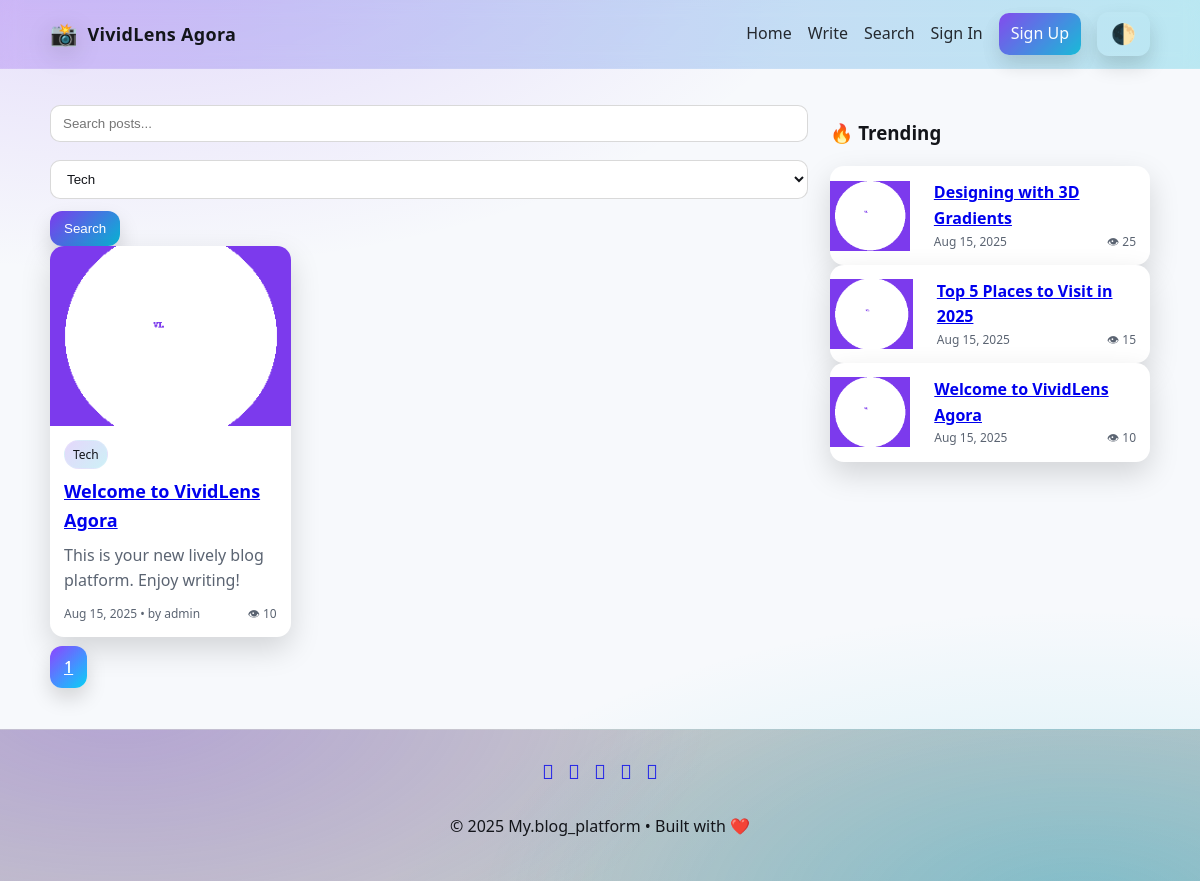
The page /index.php?cat=1 on the database its author committed.
### tables this page shows
CREATE TABLE IF NOT EXISTS posts (
  id INT AUTO_INCREMENT PRIMARY KEY,
  author_id INT NOT NULL,
  title VARCHAR(200) NOT NULL,
  slug VARCHAR(240) NOT NULL UNIQUE,
  content MEDIUMTEXT,
  featured_image VARCHAR(255),
  category_label VARCHAR(60),
  status ENUM('draft','published') NOT NULL DEFAULT 'published',
  view_count INT NOT NULL DEFAULT 0,
  created_at DATETIME NOT NULL,
  FOREIGN KEY (author_id) REFERENCES users(id) ON DELETE CASCADE
);

CREATE TABLE IF NOT EXISTS users (
  id INT AUTO_INCREMENT PRIMARY KEY,
  username VARCHAR(50) NOT NULL,
  email VARCHAR(120) NOT NULL UNIQUE,
  password_hash VARCHAR(255) NOT NULL,
  role ENUM('admin','author','subscriber') NOT NULL DEFAULT 'author',
  created_at DATETIME NOT NULL
);

### includes/functions.php (called while the page is built, shortened)
<?php
require_once __DIR__ . '/../config/db.php';
function e($s){ return htmlspecialchars($s??'',ENT_QUOTES,'UTF-8'); }
function get_trending_posts($a=3,$b=2){
  global $mysqli; $t=[];
  $r1=$mysqli->query("SELECT id,title,slug,featured_image,view_count,created_at FROM posts ORDER BY view_count DESC LIMIT ".intval($a));
  while($r1 && ($row=$r1->fetch_assoc())) $t[$row['id']]=$row;
  $r2=$mysqli->query("SELECT p.id,p.title,p.slug,p.featured_image,p.view_count,p.created_at,MAX(c.created_at) lc FROM posts p JOIN comments c ON c.post_id=p.id GROUP BY p.id ORDER BY lc DESC LIMIT ".intval($b));
  while($r2 && ($row=$r2->fetch_assoc())) $t[$row['id']]=$row;
  return array_values($t);
}
function get_categories(){ global $mysqli; $r=$mysqli->query("SELECT * FROM categories ORDER BY name ASC"); return $r?$r->fetch_all(MYSQLI_ASSOC):[]; }
function get_excerpt($h,$l=140){ $t=trim(strip_tags($h)); return (mb_strlen($t)>$l)?mb_substr($t,0,$l).'…':$t; }

### index.php (the view, shortened to what this page needs)
<?php
require_once __DIR__ . '/includes/functions.php';
include __DIR__ . '/includes/header.php';
$q = trim($_GET['q'] ?? '');
$cat = intval($_GET['cat'] ?? 0);
$page = max(1, intval($_GET['page'] ?? 1));
$per = 9;
$off = ($page - 1) * $per;
$where = "WHERE p.status='published'";
$params = [];
$types = "";
if ($cat) {
    $where .= " AND EXISTS(
        SELECT 1 FROM post_categories pc
        WHERE pc.post_id = p.id AND pc.category_id = ?
    )";
    $params[] = $cat;
    $types .= "i";
}
$sql = "SELECT SQL_CALC_FOUND_ROWS p.*, u.username
        FROM posts p
        JOIN users u ON u.id = p.author_id
        $where
        ORDER BY p.created_at DESC
        LIMIT ? OFFSET ?";
$params[] = $per;
$params[] = $off;
$types .= "ii";
$stmt = $mysqli->prepare($sql);
$stmt->bind_param($types, ...$params);
$stmt->execute();
$posts = $stmt->get_result()->fetch_all(MYSQLI_ASSOC);
$total = $mysqli->query("SELECT FOUND_ROWS() AS t")->fetch_assoc()['t'];
$pages = max(1, ceil($total / $per));
$cats = get_categories();
$trending = get_trending_posts();
?>
<div class="layout">
    <section>
        <form method="get">
            <input name="q" placeholder="Search posts..." value="<?= e($q) ?>">
            <select name="cat">
                <?php foreach ($cats as $c): ?>
                    <option value="<?= $c['id'] ?>" <?= $cat == $c['id'] ? 'selected' : '' ?>>
                        <?= e($c['name']) ?>
                    </option>
                <?php endforeach; ?>
            </select>
            <button>Search</button>
        </form>
        <div class="grid">
            <?php foreach ($posts as $p): ?>
                <article class="card">
                    <a href="<?= BASE_URL ?>post.php?slug=<?= e($p['slug']) ?>">
                        <img src="<?= $p['featured_image'] ? e($p['featured_image']) : BASE_URL . 'assets/img/favicon-light.png' ?>" alt="">
                    </a>
                    <div class="pad">
                        <div class="badges">
                            <span class="badge"><?= e($p['category_label'] ?? 'General') ?></span>
                        </div>
                        <h2 class="post-title">
                            <a href="<?= BASE_URL ?>post.php?slug=<?= e($p['slug']) ?>"><?= e($p['title']) ?></a>
                        </h2>
                        <p class="excerpt"><?= e(get_excerpt($p['content'])) ?></p>
                        <div class="meta">
                            <span><?= date('M j, Y', strtotime($p['created_at'])) ?> • by <?= e($p['username']) ?></span>
                            <span>👁 <?= (int)$p['view_count'] ?></span>
                        </div>
                    </div>
                </article>
            <?php endforeach; ?>
        </div>
        <div style="margin:18px 0">
            <?php for ($i = 1; $i <= $pages; $i++): ?>
                <a class="button"
                   href="?q=<?= urlencode($q) ?>&cat=<?= $cat ?>&page=<?= $i ?>"
                   style="margin-right:6px;<?= $i == $page ? 'filter:brightness(1.15)' : '' ?>">
                   <?= $i ?>
                </a>
            <?php endfor; ?>
        </div>
    </section>
    <aside>
        <h3>🔥 Trending</h3>
        <?php foreach ($trending as $t): ?>
            <div class="card" style="grid-column: span 12; display:flex;gap:10px;align-items:center">
                <img src="<?= $t['featured_image'] ? e($t['featured_image']) : BASE_URL . 'assets/img/favicon-light.png' ?>"
                     style="width:90px;height:70px">
                <div class="pad">
                    <a href="<?= BASE_URL ?>post.php?slug=<?= e($t['slug']) ?>">
                        <strong><?= e($t['title']) ?></strong>
                    </a>
                    <div class="meta">
                        <span><?= date('M j, Y', strtotime($t['created_at'])) ?></span>
                        <span>👁 <?= (int)$t['view_count'] ?></span>
                    </div>
                </div>
            </div>
        <?php endforeach; ?>
    </aside>
</div>
<?php include __DIR__ . '/includes/footer.php'; ?>

### assets/css/style.css (style rules this page uses)
* { box-sizing:border-box }
html,body { margin:0;padding:0 }
:root { --bg:#0e0f14;--fg:#e9eef9;--muted:#aeb6c4;--card:#161823;--accent1:#7c3aed;--accent2:#06b6d4;--shadow:rgba(0,0,0,.35) }
html[data-theme="light"] { --bg:#f7f9fc;--fg:#13151a;--muted:#5b6472;--card:#ffffff;--shadow:rgba(0,0,0,.15) }
body { background:radial-gradient(1200px 600px at 10% -10%, rgba(124,58,237,.18), transparent 60%), radial-gradient(1200px 600px at 90% 110%, rgba(6,182,212,.18), transparent 60%), var(--bg);color:var(--fg);font:16px/1.6 system-ui;min-height:100vh;display:flex;flex-direction:column }
.grid { display:grid;grid-template-columns:repeat(12,1fr);gap:18px }
.card { grid-column: span 4;background:var(--card);border-radius:14px;overflow:hidden;box-shadow:0 12px 30px var(--shadow);transition:transform .2s ease, box-shadow .2s ease }
.card img { display:block;width:100%;height:180px;object-fit:cover }
.card .pad { padding:14px }
.badges { display:flex;gap:8px;flex-wrap:wrap }
.badge { font-size:12px;padding:4px 8px;border-radius:999px;background:linear-gradient(135deg, rgba(124,58,237,.2), rgba(6,182,212,.2));border:1px solid rgba(255,255,255,.12) }
.meta { display:flex;justify-content:space-between;align-items:center;font-size:12px;color:var(--muted) }
.post-title { font-size:18px;margin:8px 0 }
.excerpt { color:var(--muted);margin:6px 0 10px }
.layout { display:grid;grid-template-columns: 1fr 320px;gap:22px }
form input, form select, form textarea { width:100%;padding:10px 12px;border-radius:10px;border:1px solid rgba(0,0,0,.15);background:var(--card);color:var(--fg);outline:none;margin:6px 0 12px }
button, .button { cursor:pointer;border:0;border-radius:12px;padding:10px 14px;background:linear-gradient(135deg,var(--accent1),var(--accent2));color:#fff;box-shadow:0 10px 20px var(--shadow) }

### rows shown on the page
posts: category_label "Tech", title "Welcome to VividLens Agora", content "This is your new lively blog platform. Enjoy writing!", created_at "Aug 15, 2025", author.username "admin", view_count "10"
posts: title "Designing with 3D Gradients", created_at "Aug 15, 2025", view_count "25"
posts: title "Top 5 Places to Visit in 2025", created_at "Aug 15, 2025", view_count "15"

### other values the page prints
form field cat "Tech"
